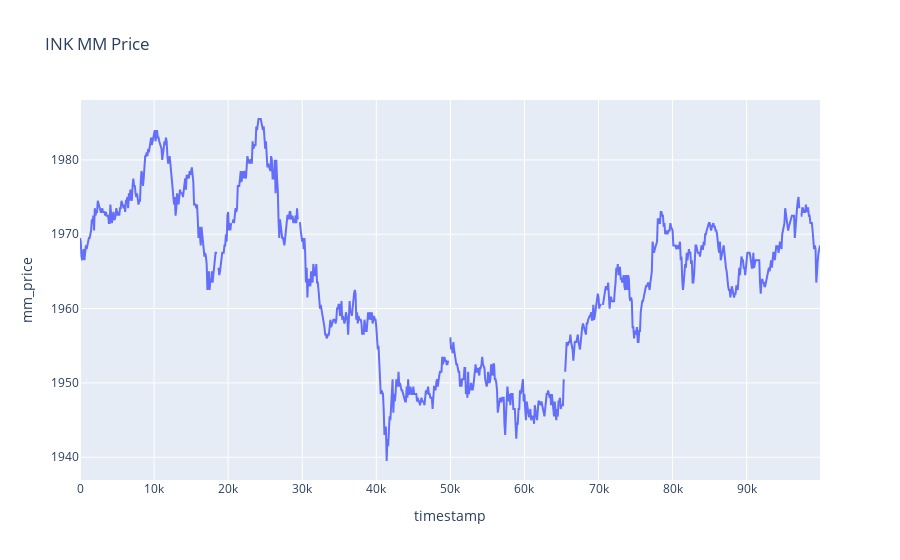

Notebook code cell kept with this figure:
### Code cell
px.line(ink, 'timestamp', 'mm_price', title='INK MM Price')

### Figure 1 — Plotly figure (JSON) as saved in the notebook; plotly's stock layout.template omitted (floating-point values rounded to 4 significant figures; data arrays with more than 128 entries replaced by an {"elided": "..."} marker saying what was removed)
{"data": [{"hovertemplate": "timestamp=%{x}<br>mm_price=%{y}<extra></extra>", "legendgroup": "", "line": {"color": "#636efa", "dash": "solid"}, "marker": {"symbol": "circle"}, "mode": "lines", "name": "", "orientation": "v", "showlegend": false, "type": "scatter", "x": {"elided": "1000 int values"}, "xaxis": "x", "y": {"elided": "1000 float values"}, "yaxis": "y"}], "layout": {"legend": {"tracegroupgap": 0}, "title": {"text": "INK MM Price"}, "xaxis": {"anchor": "y", "domain": [0, 1], "title": {"text": "timestamp"}}, "yaxis": {"anchor": "x", "domain": [0, 1], "title": {"text": "mm_price"}}}}
